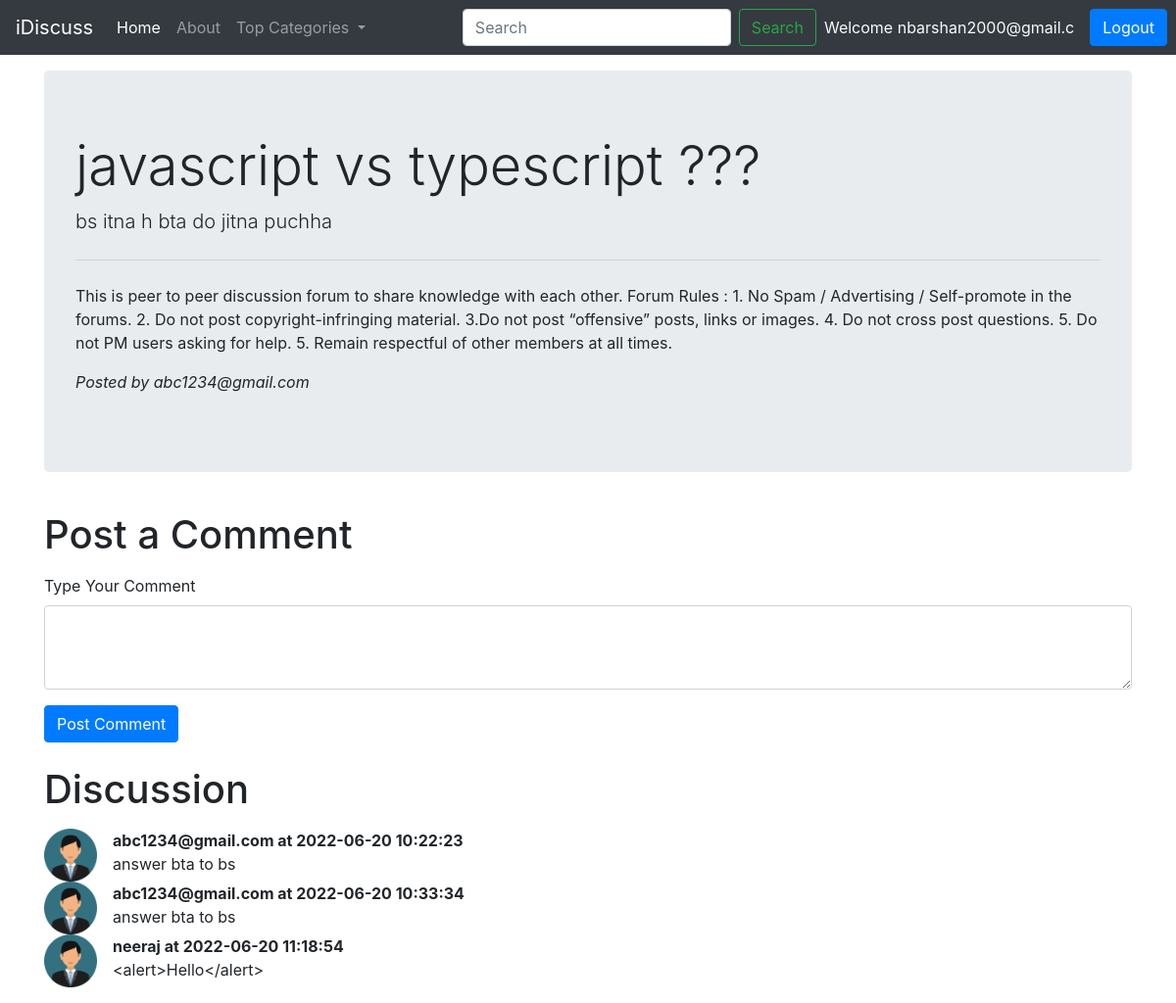
Screenshot of /threads.php?threadid=106 (signed in) with the database file from the repository.
### tables this page shows
CREATE TABLE `threads` (
  `thread_id` int(7) NOT NULL,
  `thread_title` varchar(255) NOT NULL,
  `thread_desc` text NOT NULL,
  `thread_cat_id` int(7) NOT NULL,
  `thread_user_id` int(7) NOT NULL,
  `timestamp` datetime NOT NULL
);

CREATE TABLE `users` (
  `srn` int(8) NOT NULL,
  `user_email` varchar(20) NOT NULL,
  `user_password` varchar(20) NOT NULL,
  `timestamp` datetime NOT NULL
);

CREATE TABLE `comments` (
  `comment_id` int(8) NOT NULL,
  `comment_content` text NOT NULL,
  `thread_id` int(8) NOT NULL,
  `comment_time` datetime NOT NULL,
  `comment_by` int(8) NOT NULL
);

### threads.php (the view, shortened to what this page needs)
<!doctype html>
<html lang="en">
  <head>
    <link rel="stylesheet" href="https://cdn.jsdelivr.net/npm/bootstrap@4.3.1/dist/css/bootstrap.min.css">
  </head>
  <body>
    <?php include "partials/_connect.php"; ?>
    <?php include "partials/_header.php"; ?>
    <?php
    $id = $_GET['threadid'];
    $sql = "SELECT * FROM `threads` WHERE `thread_id` = $id";
    $result = mysqli_query($conn, $sql);
      while($row = mysqli_fetch_assoc($result)){
        $title = $row['thread_title'];
        $desc = $row['thread_desc'];
        $thread_user_id = $row['thread_user_id'];
        $sql2 = "SELECT user_email FROM users WHERE srn = $thread_user_id";
        $result2 = mysqli_query($conn, $sql2);
        $row2 = mysqli_fetch_assoc($result2);
        $posted_by = $row2['user_email'];
      }
    ?>
    <div class="container my-3">
      <div class="jumbotron">
        <h1 class="display-4"><?php echo $title; ?></h1>
        <p class="lead"><?php echo $desc; ?></p>
        <hr class="my-4">
        <p>This is peer to peer discussion forum to share knowledge with each other. Forum Rules :
            1. No Spam / Advertising / Self-promote in the forums. 2. Do not post copyright-infringing material. 3.Do not post “offensive” posts, links or images. 4. Do not cross post questions. 5. Do not PM users asking for help. 5. Remain respectful of other members at all times.
        </p>
        <p><em> Posted by <?php echo $posted_by; ?> </em></p>
      </div>
    </div>
    <?php
      if(isset($_SESSION['loggedin']) && $_SESSION['loggedin'] = true){
    echo '<div class="container">
    <h1 class="py-2">Post a Comment</h1>
    <form action="' . $_SERVER['REQUEST_URI'] .'" method=post>
      <div class="form-group">
        <label for="desc">Type Your Comment</label>
        <textarea class="form-control" id="desc" name="comment" rows="3"></textarea>
        <input type="hidden" name="srn" value="' . $_SESSION["srn"] . '">
      </div>
      <button type="submit" class="btn btn-primary" name="addComment">Post Comment</button>
    </form>
  </div>';
      }
      else{
        echo '<div class="container">
                <h1 class="py-2">Post a Comment</h1>
                <p>You are not logged in. Please Login to be able to Post a Comment.</p>
              </div>';
      }
    ?>
    <div class="container my-3">
      <h1 class="py-2">Discussion</h1>
      <?php
      $id = $_GET['threadid'];
      $sql = "SELECT * FROM `comments` WHERE `thread_id` = $id";
      $result = mysqli_query($conn, $sql);
        while($row = mysqli_fetch_assoc($result)){
          $content = $row['comment_content'];
          $comment_time = $row['comment_time'];
          $comment_by = $row['comment_by'];
          $sql2 = "SELECT user_email FROM users WHERE srn = $comment_by";
          $result2 = mysqli_query($conn, $sql2);
          $row2 = mysqli_fetch_assoc($result2);
        echo '<div class="media">
            <img src="images/userdefault.png" width="54px" class="mr-3" alt="...">
            <div class="media-body">
            <p class="font-weight-bold my-0">' . $row2['user_email'] . ' at ' . $comment_time . '</p>
            ' . $content . '</div>
            </div>';
        }
      ?>
    </div>
  </body>
</html>

### rows the page displays
threads: thread_title "javascript vs typescript ???", thread_desc "bs itna h bta do jitna puchha"
users: user_email "abc1234@gmail.com"
comments: users.user_email "abc1234@gmail.com", comment_time "2022-06-20 10:22:23", comment_content "answer bta to bs"
comments: users.user_email "abc1234@gmail.com", comment_time "2022-06-20 10:33:34", comment_content "answer bta to bs"
comments: users.user_email "neeraj", comment_time "2022-06-20 11:18:54", comment_content "<alert>Hello</alert>"

### other values shown
$_SESSION['userEmail'] "nbarshan2000@gmail.c"
